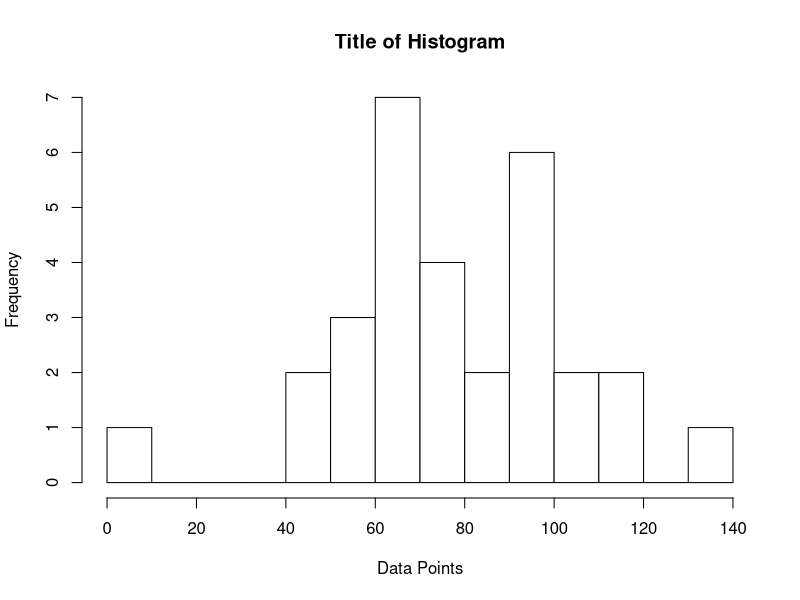
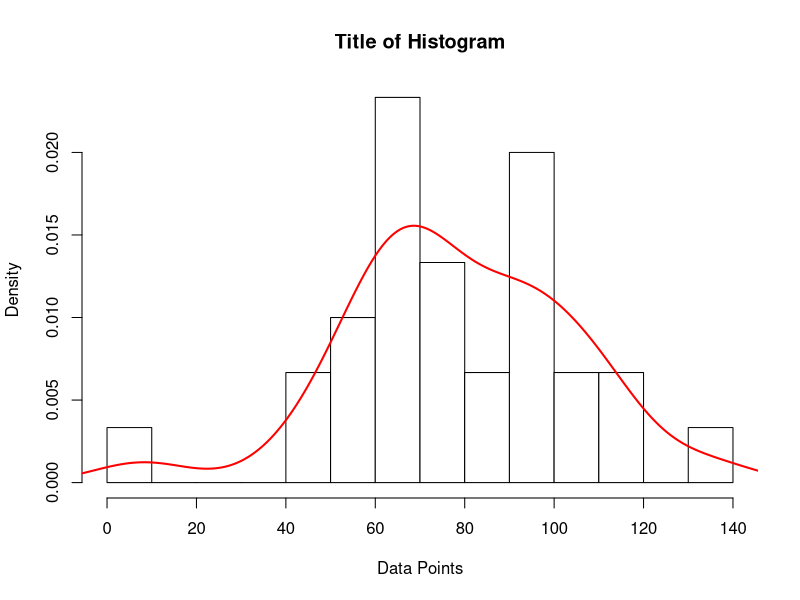
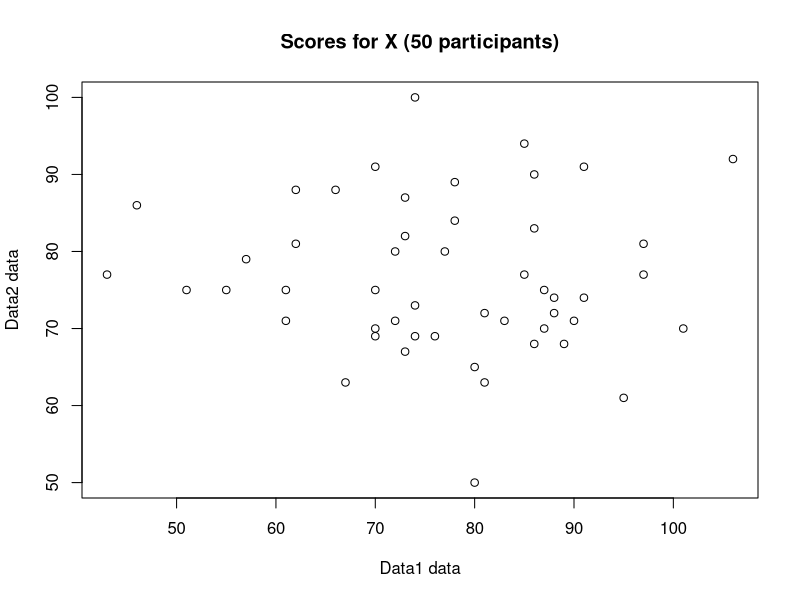

R code for these plots, in order:
#HISTOGRAM
#I'm creating a fake dataset so we can make a histogram
DemoData=c(91,49,76,112,97,42,70, 100, 8, 112, 95, 90, 78, 62, 56, 94, 65, 58, 109, 70, 109, 91, 71, 76, 68, 62, 134, 57, 83, 66)

hist(DemoData, xlab='Data Points', main='Title of Histogram', freq=TRUE, col='white', breaks=10)

hist(DemoData, xlab='Data Points', main='Title of Histogram', freq=FALSE, col='white', breaks=10)
lines(density(DemoData), col='red', lwd=2)

#-----

#SCATTERPLOT

set.seed(2016)

#Let's generate some data so we can make a scatterplot
#First argument = number of data points
#Second argument = avarage
#Third argument = standard deviation
Data1=round(rnorm(50, 78, 10))
Data2=round(rnorm(50, 78, 14))

#Now, let's see the data we generated
Data1
Data2

#Let's generate the scatterplot with the syntax bellow
plot(Data1~Data2, main='Scores for X (50 participants)', xlab='Data1 data', ylab='Data2 data', col='black')
